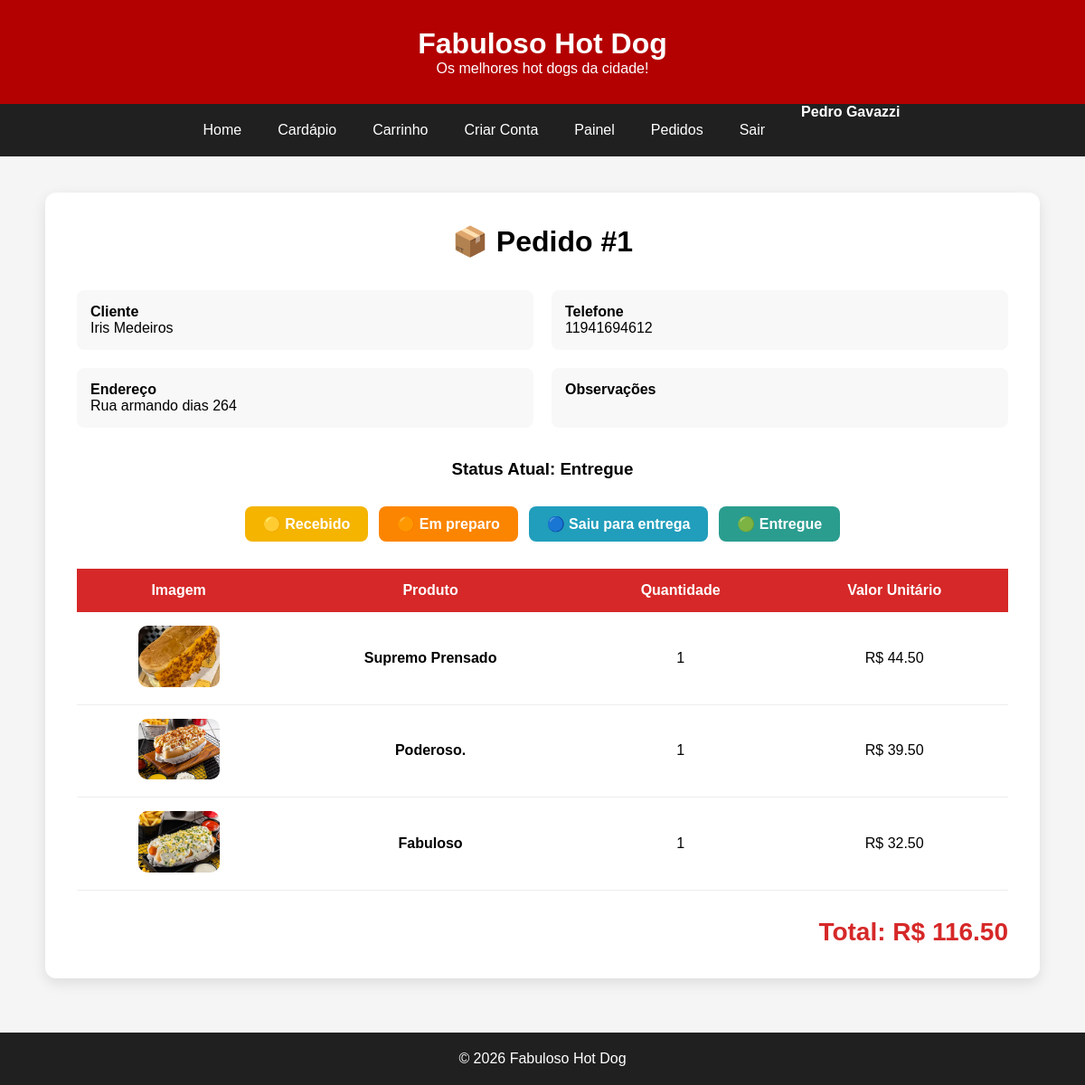
Page /pedido/1 (signed in) on the committed database.
### tables this page shows
CREATE TABLE pedidos(

    id INTEGER PRIMARY KEY AUTOINCREMENT,

    cliente TEXT NOT NULL,

    telefone TEXT NOT NULL,

    endereco TEXT NOT NULL,

    observacao TEXT,

    total REAL NOT NULL,

    status TEXT DEFAULT 'Recebido'

);

CREATE TABLE itens_pedido(

    id INTEGER PRIMARY KEY AUTOINCREMENT,

    pedido_id INTEGER NOT NULL,

    produto_id INTEGER NOT NULL,

    quantidade INTEGER NOT NULL,

    preco REAL NOT NULL,

    FOREIGN KEY(pedido_id) REFERENCES pedidos(id),

    FOREIGN KEY(produto_id) REFERENCES produtos(id)

);

CREATE TABLE produtos(

    id INTEGER PRIMARY KEY AUTOINCREMENT,

    nome TEXT NOT NULL,

    descricao TEXT NOT NULL,

    preco REAL NOT NULL,

    imagem TEXT

, categoria TEXT NOT NULL DEFAULT [Lanches]);

### routes/pedidos.py (the view)
@pedidos.route("/pedido/<int:id_pedido>")
def visualizar_pedido(id_pedido):
    if "admin" not in session:
        return redirect(url_for("auth.login"))
    pedido = buscar_pedido_por_id(id_pedido)
    itens = listar_itens_pedido(id_pedido)
    return render_template(
        "pedido.html",
        pedido=pedido,
        itens=itens
    )

### database/database.py (called while the page is built)
def conectar():
    conexao = sqlite3.connect("database.db")
    conexao.row_factory = sqlite3.Row
    return conexao

def buscar_pedido_por_id(id_pedido):
    conexao = conectar()
    cursor = conexao.cursor()
    cursor.execute("""
        SELECT
            id,
            cliente,
            telefone,
            endereco,
            observacao,
            total,
            status
        FROM pedidos
        WHERE id = ?
    """,(id_pedido,))
    pedido = cursor.fetchone()
    conexao.close()
    return pedido

def listar_itens_pedido(id_pedido):
    conexao = conectar()
    cursor = conexao.cursor()
    cursor.execute("""
        SELECT

            produtos.nome,
            produtos.imagem,

            itens_pedido.quantidade,
            itens_pedido.preco

        FROM itens_pedido

        INNER JOIN produtos

            ON produtos.id = itens_pedido.produto_id

        WHERE pedido_id = ?

    """, (id_pedido,))
    itens = cursor.fetchall()
    conexao.close()
    return itens

### templates/pedido.html (shortened to what this page needs)
{% extends "base.html" %}
{% block conteudo %}
<div class="container-pedido">
    <h1>📦 Pedido #{{ pedido.id }}</h1>
    <div class="info-pedido">
        <div>
            <strong>Cliente</strong><br>
            {{ pedido.cliente }}
        </div>
        <div>
            <strong>Telefone</strong><br>
            {{ pedido.telefone }}
        </div>
        <div>
            <strong>Endereço</strong><br>
            {{ pedido.endereco }}
        </div>
        <div>
            <strong>Observações</strong><br>
        </div>
    </div>
    <h3 style="text-align:center;">
        Status Atual:
        <strong>{{ pedido.status }}</strong>
    </h3>
    <div class="status">
        <a class="recebido"
           href="{{ url_for('pedidos.alterar_status', id_pedido=pedido.id, status='Recebido') }}">
            🟡 Recebido
        </a>
        <a class="preparo"
           href="{{ url_for('pedidos.alterar_status', id_pedido=pedido.id, status='Em preparo') }}">
            🟠 Em preparo
        </a>
        <a class="entrega"
           href="{{ url_for('pedidos.alterar_status', id_pedido=pedido.id, status='Saiu para entrega') }}">
            🔵 Saiu para entrega
        </a>
        <a class="entregue"
           href="{{ url_for('pedidos.alterar_status', id_pedido=pedido.id, status='Entregue') }}">
            🟢 Entregue
        </a>
    </div>
    <table class="tabela-itens">
        <thead>
            <tr>
                <th>Imagem</th>
                <th>Produto</th>
                <th>Quantidade</th>
                <th>Valor Unitário</th>
            </tr>
        </thead>
        <tbody>
            {% for item in itens %}
            <tr>
                <td>
                    <img
                        class="img-item"
                        src="{{ url_for('static', filename='uploads/' + item.imagem) }}">
                </td>
                <td>
                    <strong>{{ item.nome }}</strong>
                </td>
                <td>
                    {{ item.quantidade }}
                </td>
                <td>
                    R$ {{ "%.2f"|format(item.preco) }}
                </td>
            </tr>
            {% endfor %}
        </tbody>
    </table>
    <div class="total-pedido">
        Total:
        R$ {{ "%.2f"|format(pedido.total) }}
    </div>
</div>
{% endblock %}

### static/css/style.css (style rules this page uses)
* { margin:0; padding:0; box-sizing:border-box; }
body { font-family:Arial, Helvetica, sans-serif; background:#f5f5f5; }
.container-pedido { max-width:1100px; margin:40px auto; background:white; padding:35px; border-radius:12px; box-shadow:0 5px 15px rgba(0,0,0,.1); }
.container-pedido h1 { text-align:center; margin-bottom:35px; }
.info-pedido { display:grid; grid-template-columns:repeat(2,1fr); gap:20px; margin-bottom:35px; }
.info-pedido div { background:#f8f8f8; padding:15px; border-radius:8px; }
.tabela-itens { width:100%; border-collapse:collapse; margin-top:20px; }
.tabela-itens th { background:#d62828; color:white; padding:15px; }
.tabela-itens td { padding:15px; border-bottom:1px solid #eee; text-align:center; }
.img-item { width:90px; border-radius:10px; }
.total-pedido { text-align:right; margin-top:30px; font-size:28px; font-weight:bold; color:#d62828; }
.status { display:flex; justify-content:center; gap:12px; margin:30px 0; flex-wrap:wrap; }
.status a { padding:10px 20px; border-radius:8px; text-decoration:none; color:white; font-weight:bold; transition:.3s; }
.recebido { background:#f4b400; }
.preparo { background:#fb8500; }
.entrega { background:#219ebc; }
.entregue { background:#2a9d8f; }

### rows in the picture
pedidos: id "1", cliente "Iris Medeiros", telefone "11941694612", endereco "Rua armando dias 264", status "Entregue", total "116.50"
itens_pedido: imagem (picture), nome "Supremo Prensado", quantidade "1", preco "44.50"
itens_pedido: imagem (picture), nome "Poderoso.", quantidade "1", preco "39.50"
itens_pedido: imagem (picture), nome "Fabuloso", quantidade "1", preco "32.50"

### other values in the picture
{{ session["admin"] }} "Pedro Gavazzi"
